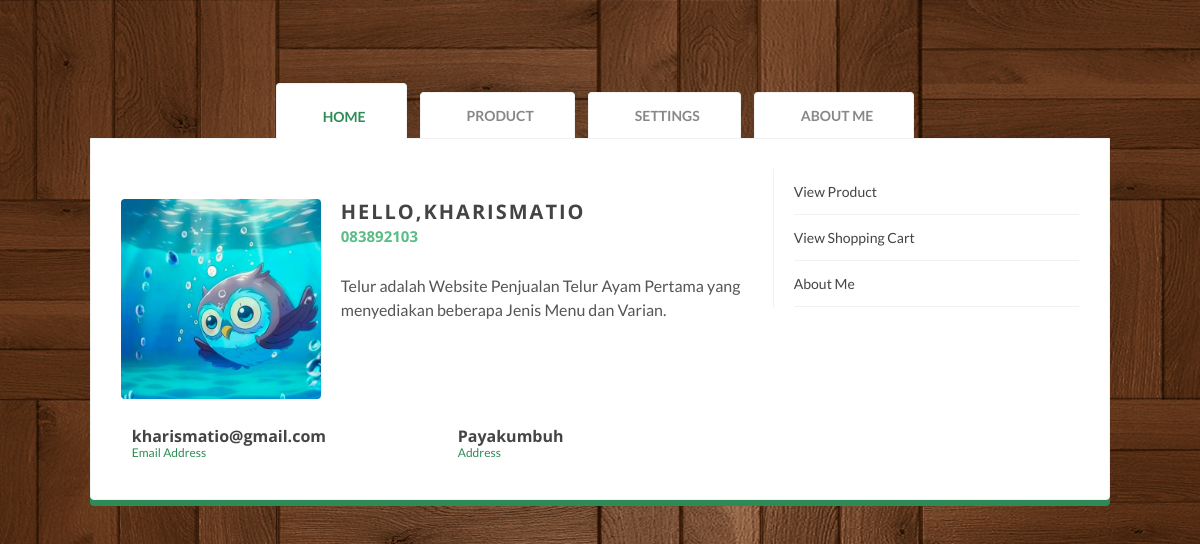
The page / (signed in) on the database its author committed.
### tables this page shows
CREATE TABLE `pelanggan` (
  `id` int(11) NOT NULL,
  `nama_depan` varchar(255) NOT NULL,
  `nama_belakang` varchar(255) NOT NULL,
  `alamat` varchar(255) NOT NULL,
  `no_telp` varchar(20) NOT NULL,
  `email` varchar(255) NOT NULL,
  `password` varchar(255) NOT NULL,
  `level` varchar(255) NOT NULL
);

### index.php (the view, shortened to what this page needs)
<?php
include 'config.php';
$usernamee = $_SESSION['email'] ;
$p = mysqli_query($mysqli,"SELECT * FROM pelanggan WHERE email = '$usernamee'") ;
$pelanggan = mysqli_fetch_assoc($p);
?>
<!DOCTYPE html>
<html class="no-js">
<head>
  <link rel="stylesheet" href="css/normalize.min.css">
  <link rel="stylesheet" href="css/main.css">
</head>
<body class="bg-fixed bg-1" style="background-color: black;">
  <div class="main-container">
    <div class="main wrapper clearfix">
      <div id="tab-container" class="tab-container">
        <ul class='etabs'>
          <li class='tab' id="tab-about">
            <a href="#about">
              <span>
                Home
              </span>
            </a>
          </li>
          <li class='tab'>
            <a href="#resume">
              <span>
                Product
              </span>
            </a>
          </li>
          <li class='tab'>
            <a href="#portfolio">
              <span>
                Settings
              </span>
            </a>
          </li>
          <li class='tab'>
            <a href="#contact">
              <span>
                About Me
              </span>
            </a>
          </li>
        </ul>
        <div id="tab-data-wrap">
          <div id="about">
            <section class="clearfix">
              <div class="g2">
                <div class="photo">
                  <img src="./images/myy.jpg" alt="Your alt text">
                </div>
                <div class="info">
                  <h2 style="font-size: 20px;">
                    Hello,<?= $pelanggan['nama_depan'].$pelanggan['nama_belakang'] ; ?>
                  </h2>
                  <h4 style="font-size: 15px;">
                  <?= $pelanggan['no_telp'] ; ?>
                  </h4>
                  <p>
                  Telur adalah Website Penjualan Telur Ayam Pertama yang menyediakan beberapa Jenis Menu dan Varian.</p>
                </div>
              </div>
              <div class="g1">
                <div class="main-links sidebar">
                  <ul>
                    <li>
                      <a href="#resume">
                        View Product
                      </a>
                    </li>
                    <li>
                      <a href="keranjang.php">
                        View Shopping Cart
                      </a>
                    </li>
                    <li>
                      <a href="#contact">
                        About Me
                      </a>
                    </li>
                  </ul>
                </div>
              </div>
              <div class="break">
              </div>
              <div class="contact-info">
                <div class="g1">
                  <div class="item-box clearfix">
                    <div class="item-data">
                      <h3>
                        <a href="#">
                          <?=$pelanggan['email'];?>
                        </a>
                      </h3>
                      <p>
                        Email Address
                      </p>
                    </div>
                  </div>
                </div>
                <div class="g1">
                  <div class="item-box clearfix">
                    <div class="item-data">
                      <h3>
                        <a href="#">
                          <?=$pelanggan['alamat'];?>
                        </a>
                      </h3>
                      <p>
                        Address
                      </p>
                    </div>
                  </div>
                </div>
              </div>
            </section>
          </div>
                </div>
              <div class="break"></div>
          </div>
        </div>
      </div>
</body>
</html>

### rows shown on the page
pelanggan: nama_depan "KHARISMA", nama_belakang "TIO", no_telp "083892103", email "kharismatio@gmail.com", alamat "Payakumbuh"
